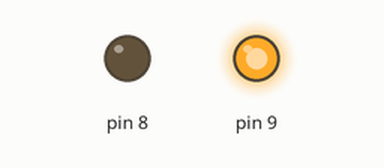
This sketch was run on a simulated Arduino Uno, built with avr-gcc and run on an emulated ATmega328P. Shown: output pins drawn as LEDs (lit = HIGH).

Above: at 2.5 s.
At 7.5 s:
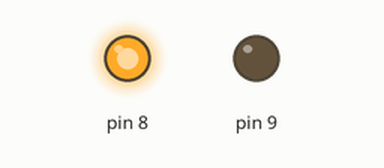
Timing chart, 0 to 13.0 s (numbered marks = the images above):
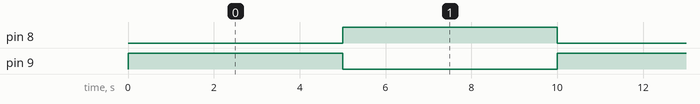

The sketch:

relay1.ino
```cpp
#define RELAY_1 8
#define RELAY_2 9

class Relays {
public:
  void setup(byte pin) {
    set(pin, false);
    pinMode(pin, OUTPUT);
  }

  void set(byte pin, boolean on) {
    digitalWrite(pin, on ? LOW : HIGH);
  }
};

Relays relays;

void setup() {
  Serial.begin(9600);

  relays.setup(RELAY_1);
  relays.setup(RELAY_2);
}

void loop() {
  relays.set(RELAY_1, true);
  relays.set(RELAY_2, false);
  delay(5000);
  relays.set(RELAY_1, false);
  relays.set(RELAY_2, true);
  delay(5000);
}
```

Measured:
- by itself, pin 8, pin 9: alternates HIGH for 5.0 s and LOW for 5.0 s
